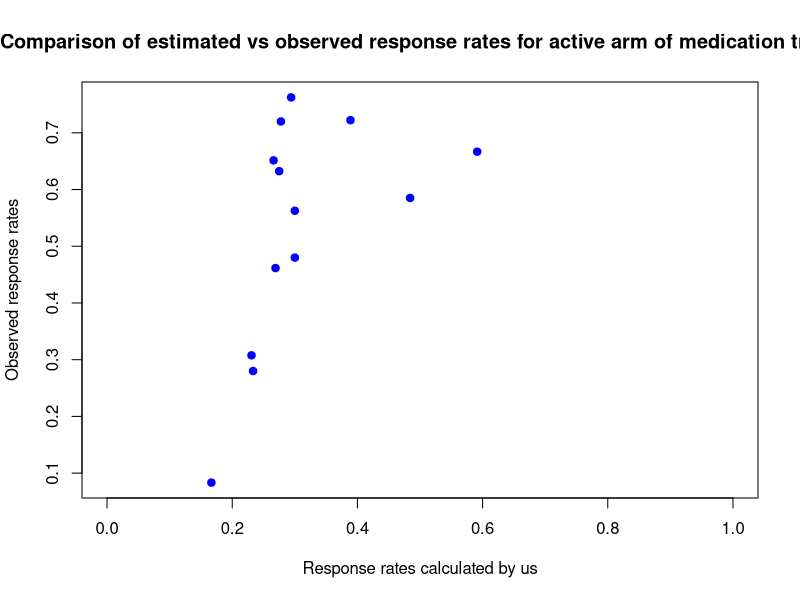
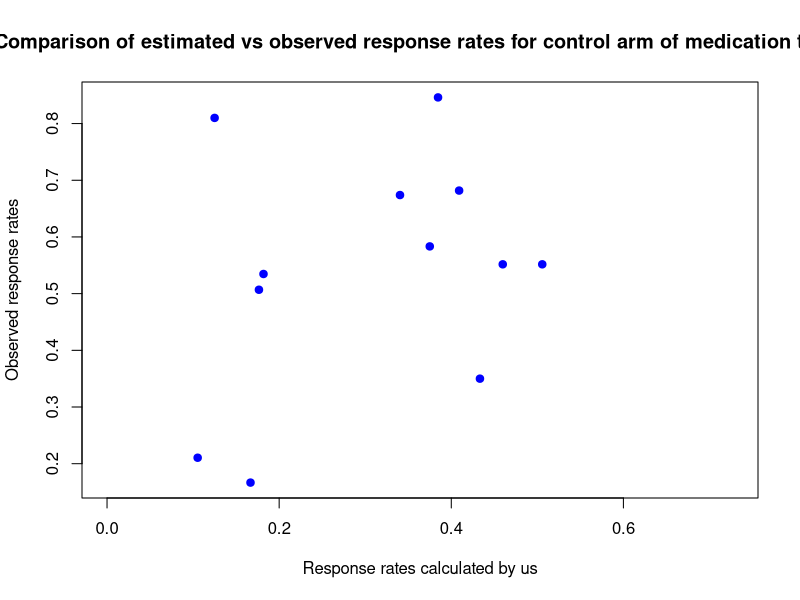
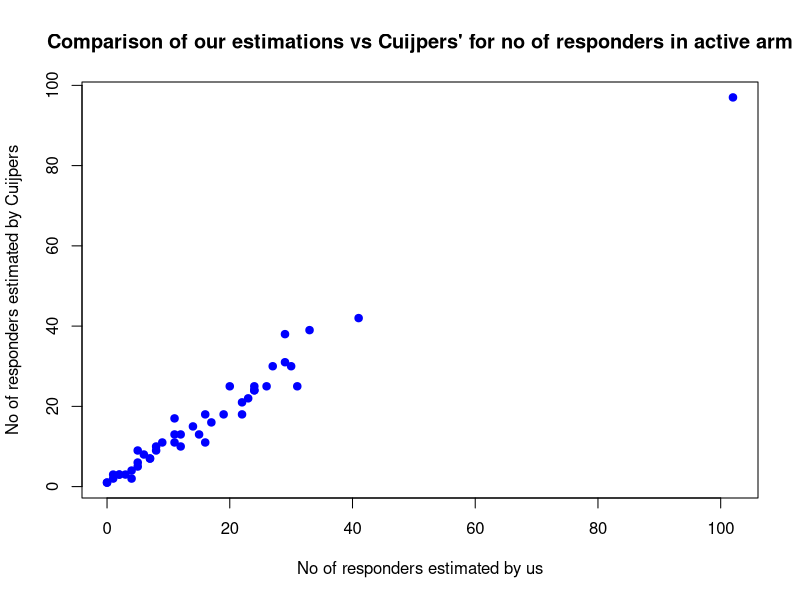
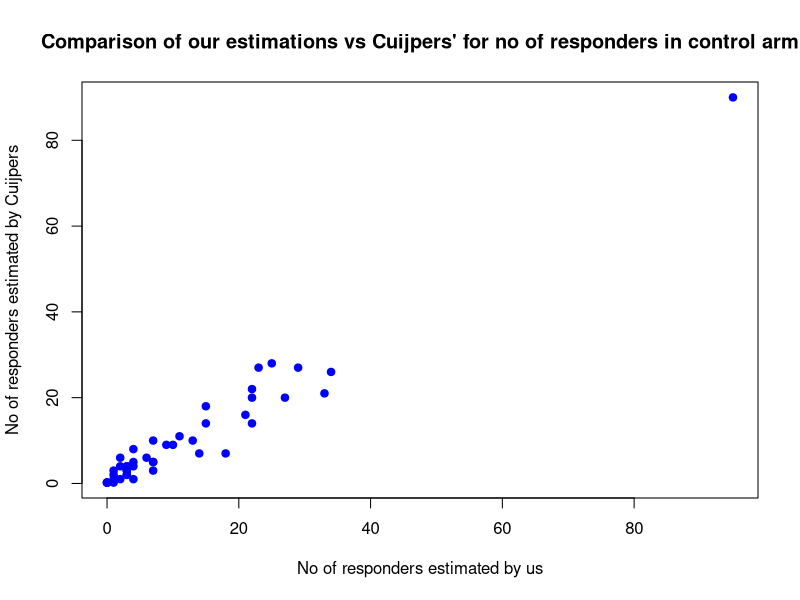

Write the R code that produced these figures, in order.
# create and clean new merged dataset
library(readr)
library(tidyverse)

df_full_psych <- read_csv("Full Psychotherapy Dataset.csv", col_types = cols(year = col_character()))
df_full_med <- read.csv("Full Medication Dataset.csv")

# merge datasets
merged_dataset <- bind_rows(df_full_med, df_full_psych)

# fix column ordering
merged_dataset <- select(merged_dataset, -c(primary, hierarchy, time))
merged_dataset <- merged_dataset %>% relocate(descr_active, .after = control_type)
merged_dataset <- merged_dataset %>% relocate(descr_control, .after = descr_active)
merged_dataset <- merged_dataset %>% relocate(mean_age, .after = age_group)
merged_dataset <- merged_dataset %>% relocate(percent_women, .after = control_mean_age)
merged_dataset <- merged_dataset %>% relocate(responders_active: cuij_responders_control, .after = observed_resp_rate_control)

#create vector indicating instrument primacy according to our hierarchy
unique(merged_dataset$instrument) # check unique values to account for differences in formatting of instrument names
merged_dataset <- merged_dataset %>%
  mutate(
    instrument_value = case_when(
      instrument %in% c("CDRS", "CDRS-R", "cdrs-r") ~ 1,
      instrument %in% c("HAM-D", "ham-d") ~ 2,
      instrument %in% c("MADRS") ~ 3,
      instrument %in% c("BDI", "bdi", "bdi-ii") ~ 4,
      instrument %in% c("cdi") ~ 5,
      instrument %in% c("K-SADS-L", "K-SADS", "K-SADS (adapted)") ~ 6,
      instrument %in% c("mfq", "smfq") ~ 7,
      instrument %in% c("RADS", "rads") ~ 8,
      instrument %in% c("bid") ~ 9,
      instrument %in% c("CDS") ~ 10,
      instrument %in% c("ces-d") ~ 11,
      instrument %in% c("CAS") ~ 12,
      instrument %in% c("cbcl-d") ~ 13,
      TRUE ~ 99 # Default case, if none of the above conditions match
    )
  )
merged_dataset <- merged_dataset %>% relocate(instrument_value, .after = instrument)

# create response rate variables
# first create our primary response rate variable, which is estimated number of responders / n at randomisation
resp_rate_active <- (merged_dataset$responders_active)/(merged_dataset$baseline_n_active)
resp_rate_control <- (merged_dataset$responders_control)/(merged_dataset$baseline_n_control)

#then calculate response rate using n at post-test (i.e. completers only) 
resp_rate_active_completers <- (merged_dataset$responders_active)/(merged_dataset$post_n_active)
resp_rate_control_completers <- (merged_dataset$responders_control)/(merged_dataset$post_n_control)

merged_dataset <- cbind(merged_dataset, resp_rate_active, resp_rate_control, resp_rate_active_completers, resp_rate_control_completers)
merged_dataset <- merged_dataset %>% relocate(resp_rate_active: resp_rate_control_completers, .after = responders_control)

merged_dataset <- merged_dataset %>%
  mutate(
    resp_rate_active = round(resp_rate_active, 4),
    resp_rate_control = round(resp_rate_control, 4),
    resp_rate_active_completers = round(resp_rate_active_completers, 4),
    resp_rate_control_completers = round(resp_rate_control_completers, 4)
  )

#calculate response rate for studies that reported no of responders
calc_observed_resp_rate_active <- (merged_dataset$observed_responders_active)/(merged_dataset$observed_responders_active_n)
calc_observed_resp_rate_control <- (merged_dataset$observed_responders_control)/(merged_dataset$observed_responders_control_n)
merged_dataset$observed_resp_rate_active <- coalesce(calc_observed_resp_rate_active, merged_dataset$observed_resp_rate_active)
merged_dataset$observed_resp_rate_control <- coalesce(calc_observed_resp_rate_control, merged_dataset$observed_resp_rate_control)

#plot and check correlation between our calculations and observed response rate, for active condition
plot(merged_dataset$resp_rate_active, merged_dataset$observed_resp_rate_active, 
     xlab = "Response rates calculated by us", ylab = "Observed response rates",
     main = "Comparison of estimated vs observed response rates for active arm of medication trials",
     pch = 19, col = "blue")
cor(merged_dataset$resp_rate_active, merged_dataset$observed_resp_rate_active, method = "pearson", use = "pairwise.complete.obs")

#plot and check correlation between our calculations and observed response rate, for control condition
plot(merged_dataset$resp_rate_control, merged_dataset$observed_resp_rate_control, 
     xlab = "Response rates calculated by us", ylab = "Observed response rates",
     main = "Comparison of estimated vs observed response rates for control arm of medication trials",
     pch = 19, col = "blue")
cor(merged_dataset$resp_rate_control, merged_dataset$observed_resp_rate_control, method = "pearson", use = "pairwise.complete.obs")

#check correlation between our calculations and cuijpers' calculations 
cor(merged_dataset$responders_active, merged_dataset$cuij_responders_active, method = "pearson", use = "pairwise.complete.obs")
cor(merged_dataset$responders_control, merged_dataset$cuij_responders_control, method = "pearson", use = "pairwise.complete.obs")

#check plots
# for active arm
plot(merged_dataset$responders_active, merged_dataset$cuij_responders_active, 
     xlab = "No of responders estimated by us", ylab = "No of responders estimated by Cuijpers",
     main = "Comparison of our estimations vs Cuijpers' for no of responders in active arm",
     pch = 19, col = "blue")

# for control arm
plot(merged_dataset$responders_control, merged_dataset$cuij_responders_control, 
     xlab = "No of responders estimated by us", ylab = "No of responders estimated by Cuijpers",
     main = "Comparison of our estimations vs Cuijpers' for no of responders in control arm",
     pch = 19, col = "blue")

#calculate cohens d
cohens_d_active <- (merged_dataset$post_mean_active - merged_dataset$baseline_mean_active)/
  ((merged_dataset$post_sd_active + merged_dataset$baseline_sd_active)/2)
cohens_d_control <- (merged_dataset$post_mean_control - merged_dataset$baseline_mean_control)/
  ((merged_dataset$post_sd_control + merged_dataset$baseline_sd_control)/2)

merged_dataset <- cbind(merged_dataset, cohens_d_active, cohens_d_control)

write.csv(merged_dataset, "Apples vs Oranges Dataset.csv") 
